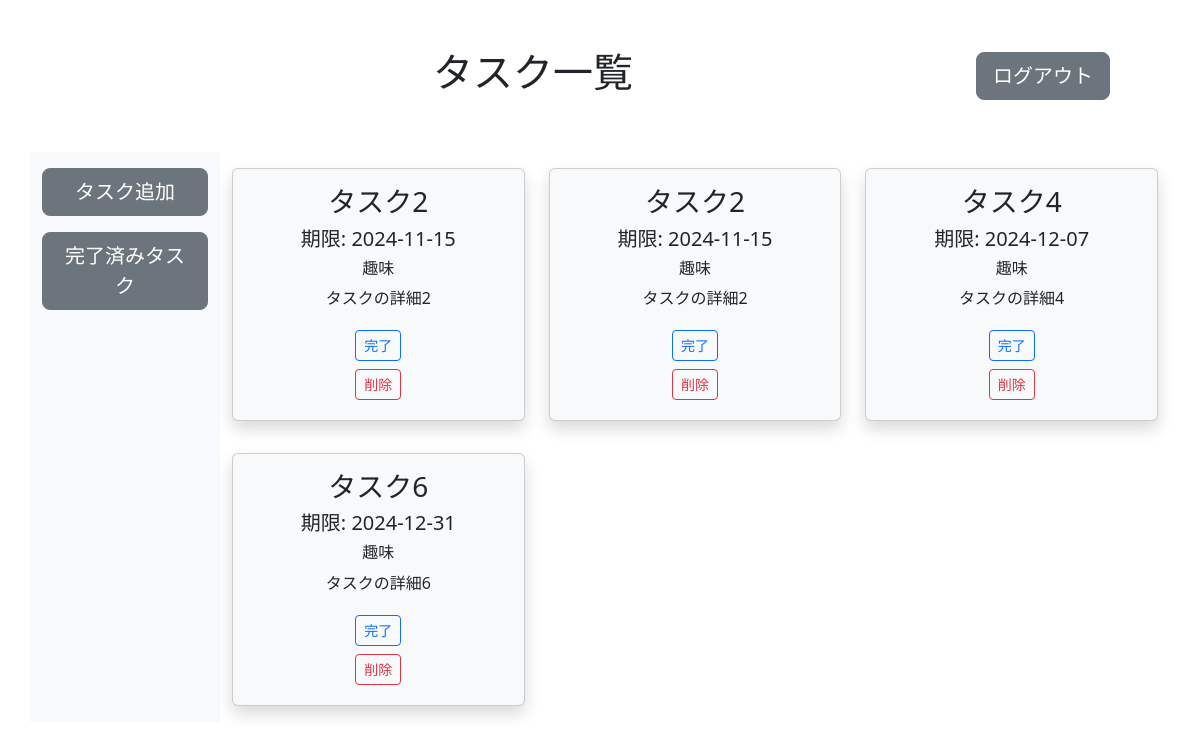
/task (signed in), run on an earlier commit of the app's database.
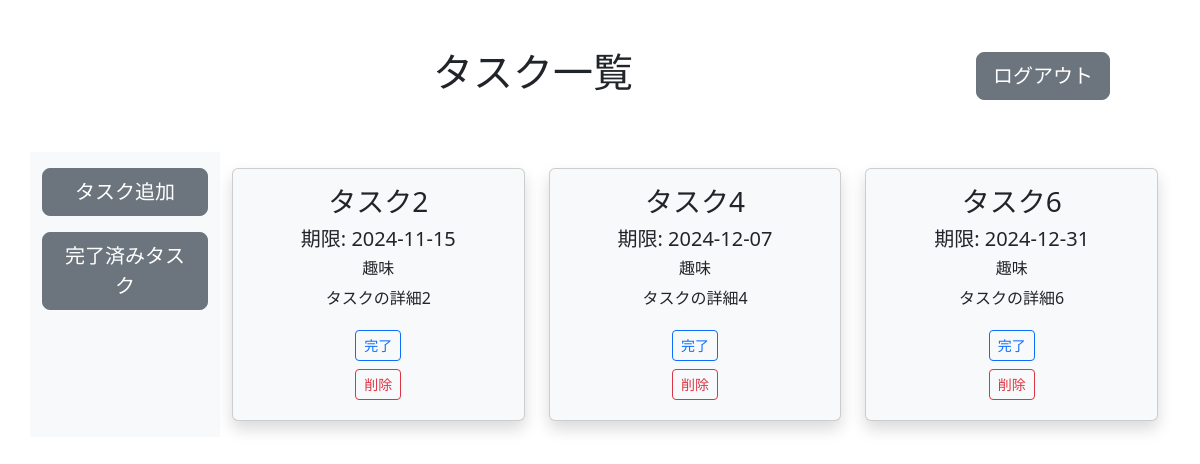
And on a later commit of the database.
### app.py (models this page shows, shortened)
class Task(db.Model):
    __tablename__ = 'tasks'
    id = db.Column(db.Integer, primary_key=True)
    title = db.Column(db.String(100), nullable=True)
    due_date = db.Column(db.Date)
    details = db.Column(db.Text)
    category = db.Column(db.String, nullable=True)
    is_completed = db.Column(db.Boolean, default=False)
    user_id = db.Column(db.Integer, db.ForeignKey('users.id'), nullable=False)
    user = db.relationship('User', backref='tasks', lazy='select')

### app.py (the view)
@app.route('/task', methods=['GET'])
def task():
    user_id = session['user_id']
    user_tasks = Task.query.filter_by(user_id=user_id, is_completed=False).all()
    return render_template('/task.html', tasks=user_tasks)

### app.py (called while the page is built)
@event.listens_for(Engine, "connect")
def set_sqlite_pragma(dbapi_connection, connection_record):
    cursor = dbapi_connection.cursor()
    cursor.execute("PRAGMA foreign_keys=ON")
    cursor.close()

### templates/task.html (shortened to what this page needs)
<!DOCTYPE html>
<html lang="ja">
<head>
    <link href="https://cdn.jsdelivr.net/npm/bootstrap@5.3.0/dist/css/bootstrap.min.css" rel="stylesheet"
>
</head>
<body>
    <div class="container">
        <div class="d-flex justify-content-between align-items-center p-5">
            <h1 class="flex-grow-1 text-center">タスク一覧</h1>
            <a href="{{ url_for('logout') }}" class="btn btn-secondary text-white btn-lg">ログアウト</a>
        </div>
        <div class="row">
            <div class="col-lg-2 bg-light">
                <nav class="nav flex-column">
                    <button type="button" class="btn btn-secondary my-3 text-white btn-lg" data-bs-toggle="modal" data-bs-target="#taskModal">タスク追加</button>
                    <a type="button" class="btn btn-secondary mb-3 text-white btn-lg" href="{{ url_for('completed') }}">完了済みタスク</a>
                </nav>
            </div>
            <div class="col-lg-10">
                <div class="row">
                    {% if tasks %}
                        {% for task in tasks %}
                            <div class="col-lg-4">
                                <div class="card bg-light text-center my-3 shadow">
                                    <div class="card-body">
                                        <h3 class="card-title">{{ task.title }}</h3>
                                        <h5 class="card-text">期限: {{ task.due_date }}</h5>
                                        <h6 class="card-text">{{ task.category }}</h6>
                                        <p class="card-text">{{ task.details }}</p>
                                        <form action="{{ url_for('complete_task') }}" method="post">
                                            <button class="btn btn-outline-primary btn-sm my-1">完了</button>
                                        </form>
                                        <form method="POST" action="{{ url_for('delete_task', task_id=task.id) }}">
                                            <button type="submit" class="btn btn-outline-danger btn-sm my-1">削除</button>
                                        </form>
                                    </div>
                                </div>
                            </div>
                        {% endfor %}
                    {% else %}
                        <p>タスクがありません。</p>
                    {% endif %}
                </div>
            </div>
        </div>
    </div>
</body>
</html>

What changed in the data, as far as the page shows it:
no longer on this page (row edited): Task: title "タスク2", due_date "2024-11-15", category "趣味", details "タスクの詳細2"
